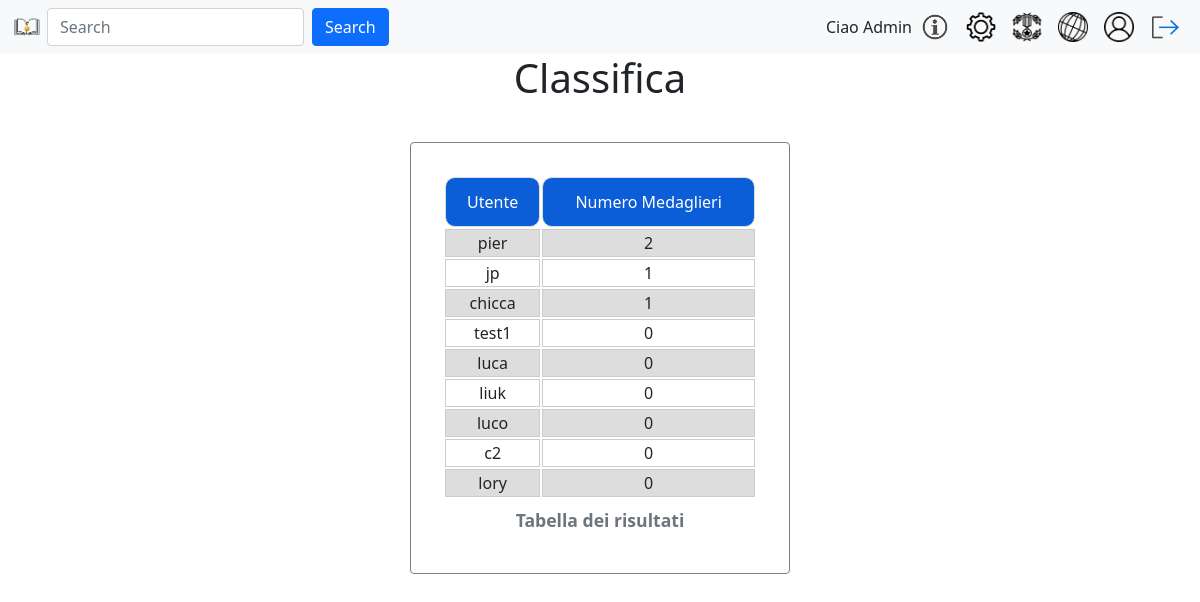
Screenshot of /classifica.php (signed in) with the database file from the repository.
### tables this page shows
CREATE TABLE `utente` (
  `id` int NOT NULL AUTO_INCREMENT,
  `username` varchar(80) NOT NULL,
  `email` varchar(80) NOT NULL,
  `pwd` varchar(120) NOT NULL,
  `immagineProfilo` varchar(255) DEFAULT NULL,
  `isAdmin` int NOT NULL DEFAULT '0',
  `descrizione` varchar(150) DEFAULT NULL,
  `stato` int NOT NULL DEFAULT '0',
  PRIMARY KEY (`id`)
);

### include/login.model.php (called while the page is built, shortened)
<?php
require_once 'config.php';
function getListaElencoUtenti(){
    global $conn;
    $sql = "SELECT id,username,isAdmin,stato FROM utente where username != 'admin'";
    $stmt = $conn->prepare($sql);
    $stmt->execute();
    $result = $stmt->get_result();
    return $result->fetch_all(MYSQLI_ASSOC);
}
?>

### classifica.php (the view, shortened to what this page needs)
<?php
require_once("include/login.controller.php");
require_once("include/login.model.php");
?>
<!DOCTYPE html>
<html lang="it">
<head>
    <link href="https://cdn.jsdelivr.net/npm/bootstrap@5.1.3/dist/css/bootstrap.min.css" rel="stylesheet"
>
    <link rel="stylesheet" type="text/css" href="css/landingPage.css">
    <link rel="stylesheet" type="text/css" href="css/settingPage.css">
    <link rel="stylesheet" type="text/css" href="css/PMpopup.css">
    <link rel="stylesheet" type="text/css" href="css/PMclassifica.css">
</head>
<body>
    <main class="container">
        <div class="row">
            <div class="col-md-4">
            </div>
            <div class="col-md-4 text-center">
                <h1>Classifica</h1>
            </div>
            <div class="col-md-4">
            </div>
        </div>
        <div class="row">
            <div class="col-md-4"></div>
            <div class="card col-md-4 text-center">
                <?php
                echo "<table>
                <caption>Tabella dei risultati</caption>
                <tr>
                    <th>Utente</th>
                    <th>Numero Medaglieri</th>
                </tr>";
                    $utenti = getListaElencoUtenti();
                    $ids = array_column($utenti, 'medalsCompleted');
                    array_multisort($ids, SORT_DESC, $utenti);
                    $classe = "";
                    foreach($utenti as $userId){
                        ($userId['id'] === $_SESSION['id']) ? $classe = "myuser" :  $classe = "";
                        echo "<tr class=\"" . $classe ."\"><td>" . $userId['username']. "</td><td>" . $userId['medalsCompleted'];
                        echo "</td></tr>";
                    }
                echo "</table>";
                ?>
            </div>
            <div class="col-md-4"></div>
        </div>
    </main>
</body>
</html>

### css/settingPage.css (style rules this page uses)
.card { max-width: 600px; margin: 2rem auto; padding: 2rem; }

### css/PMclassifica.css (style rules this page uses)
table { border-collapse: separate; }
th { border-radius: 10px; font-weight: normal; border: 1px solid #ddd; padding: 12px; background-color: #0b5ed7; color: white; }
tr:nth-child(even) { background-color: #ddd; }
td { border: solid 1px #ccc; }
.card { border: solid 1px gray; }
caption { font-weight: bold; font-size: 1.1em; text-align: center; }

### rows the page displays
utente: username "pier", medalsCompleted "2"
utente: username "jp", isAdmin "1"
utente: username "chicca", medalsCompleted "1"
utente: username "test1", isAdmin "0"
utente: username "luca", isAdmin "0"
utente: username "liuk", isAdmin "0"
utente: username "luco", isAdmin "0"
utente: username "c2", isAdmin "0"
utente: username "lory", isAdmin "0"

### other values shown
$_SESSION["username"] "Admin"
